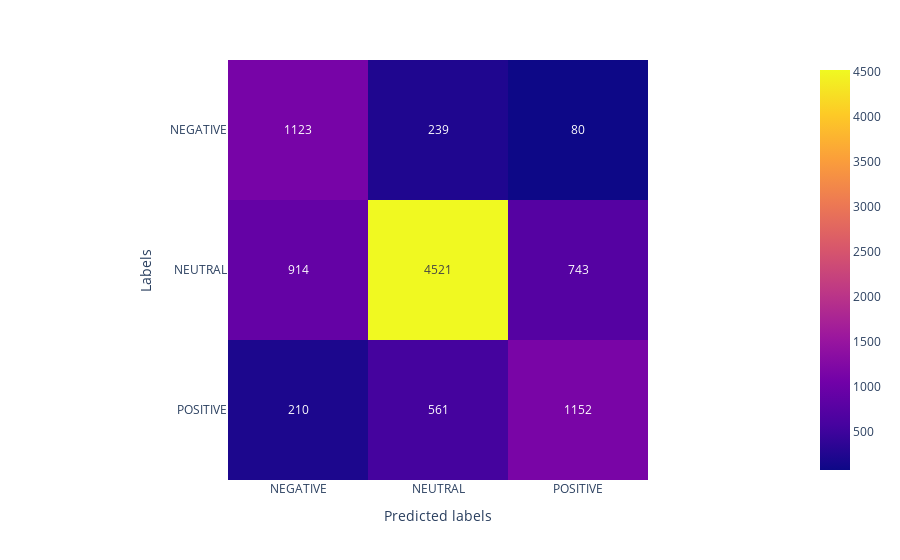

The notebook cell saved with this chart:
### Code cell
# produce the confusion matrix for your predictions, what comments can you make ?
cm = confusion_matrix(labels, predicted_labels)

fig = px.imshow(
    cm, 
    labels=dict(x="Predicted labels", y="Labels"),
    x=['NEGATIVE', 'NEUTRAL', 'POSITIVE'],
    y=['NEGATIVE', 'NEUTRAL', 'POSITIVE']
)

fig.update_traces(text=cm, texttemplate="%{text}")

fig.show()

### Figure 1 — Plotly figure (JSON) as saved in the notebook; plotly's stock layout.template omitted (floating-point values rounded to 4 significant figures)
{"data": [{"coloraxis": "coloraxis", "hovertemplate": "Predicted labels: %{x}<br>Labels: %{y}<br>color: %{z}<extra></extra>", "name": "0", "text": [[1123, 239, 80], [914, 4521, 743], [210, 561, 1152]], "texttemplate": "%{text}", "type": "heatmap", "x": ["NEGATIVE", "NEUTRAL", "POSITIVE"], "xaxis": "x", "y": ["NEGATIVE", "NEUTRAL", "POSITIVE"], "yaxis": "y", "z": [[1123, 239, 80], [914, 4521, 743], [210, 561, 1152]]}], "layout": {"coloraxis": {"colorscale": [[0, "#0d0887"], [0.1111, "#46039f"], [0.2222, "#7201a8"], [0.3333, "#9c179e"], [0.4444, "#bd3786"], [0.5556, "#d8576b"], [0.6667, "#ed7953"], [0.7778, "#fb9f3a"], [0.8889, "#fdca26"], [1, "#f0f921"]]}, "margin": {"t": 60}, "xaxis": {"anchor": "y", "constrain": "domain", "domain": [0, 1], "scaleanchor": "y", "title": {"text": "Predicted labels"}}, "yaxis": {"anchor": "x", "autorange": "reversed", "constrain": "domain", "domain": [0, 1], "title": {"text": "Labels"}}}}
